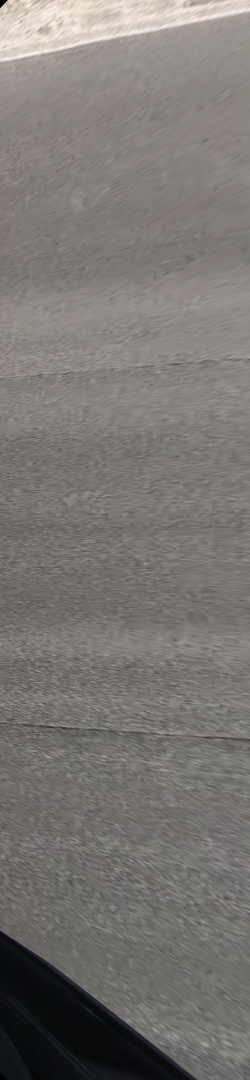
#> input picture images/road/road12.jpg, 250 x 1080 px; its folder holds 4 pictures in this run
$ python untitled0.py
#> lines starting #> are read from the running program, lines starting #| are printed output that depends on the picture
# -*- coding: utf-8 -*-
"""
Created on Sat Sep 18 16:02:48 2021

@author: KONIDE
"""

import cv2

import numpy as np
import os

path = "C:/OpenCV/road/"

images = []

print(os.walk(path))

for root, directories, files in os.walk(path):

    for file in files:

        img_input = cv2.imread(os.path.join(root, file))
#> img_input is the input picture: shape (1080, 250, 3); mean B, G, R 114.7, 117.8, 121.5
        images.append(img_input)


stitcher = cv2.Stitcher_create(cv2.Stitcher_PANORAMA)
status, pano = stitcher.stitch(images)
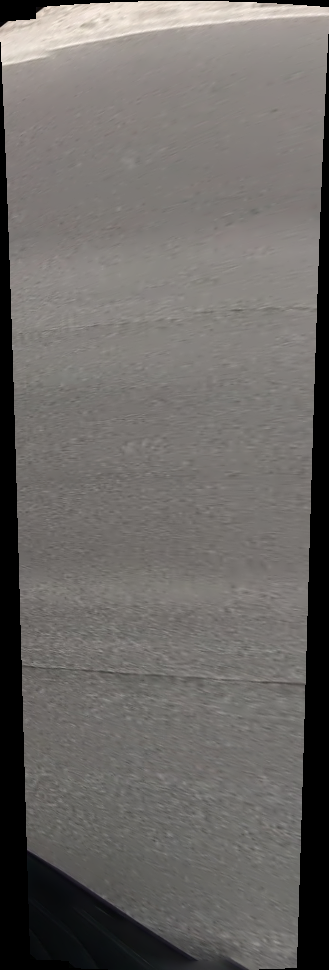
#> pano: shape (970, 329, 3); mean of channels 0, 1, 2 102.9, 105.8, 109.1; drawn as B, G, R
print(len(images))
print(pano.shape)
#| (970, 329, 3)
cv2.imshow('result', pano)

cv2.waitKey(0)
cv2.destroyAllWindows()
